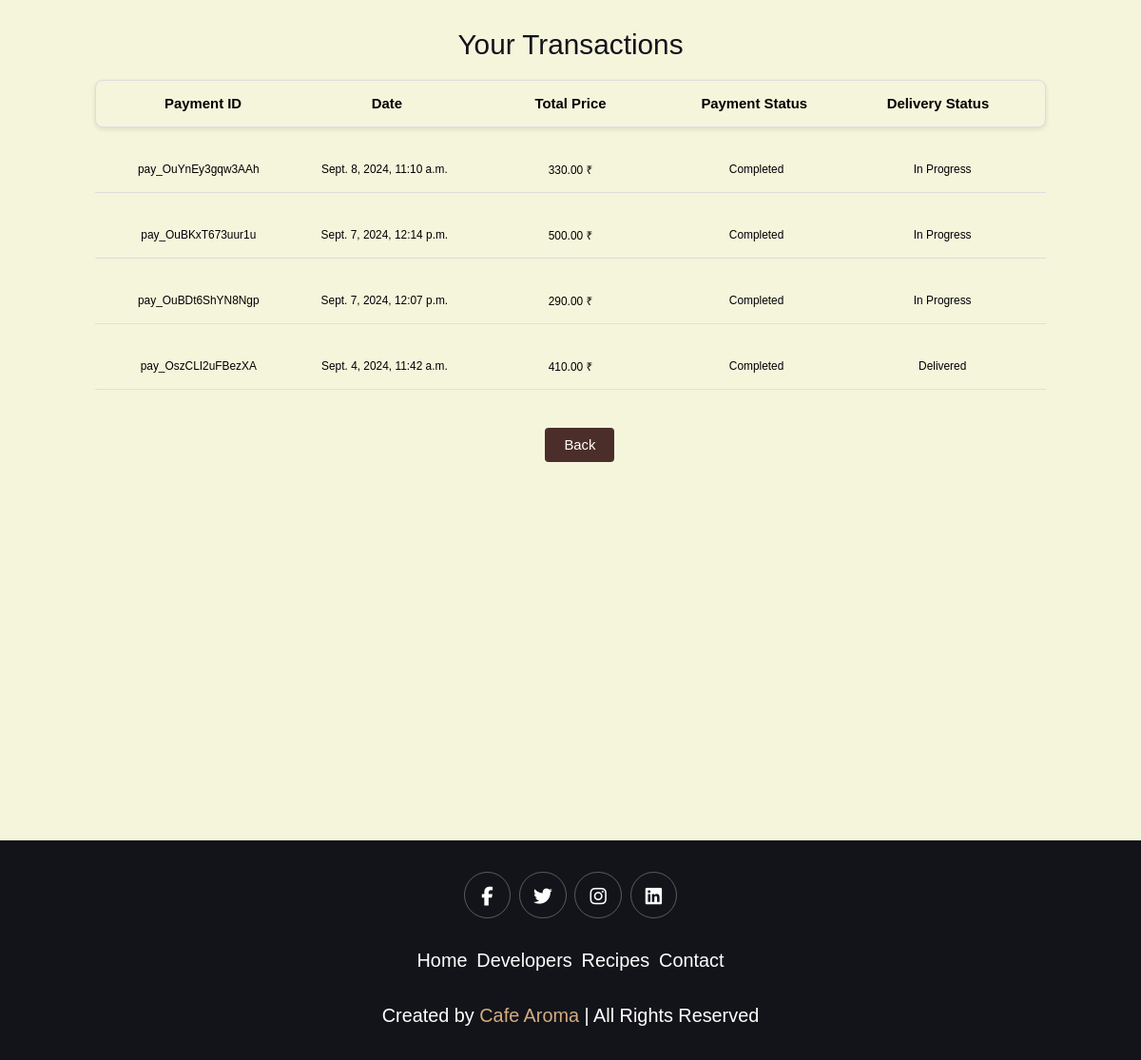
Screenshot of /cafearoma/user-transactions/ (signed in) with the database file from the repository.
### main/models.py (models this page shows, shortened)
class Order(models.Model):
    customer = models.ForeignKey(Customer, on_delete=models.CASCADE)  # Use your custom model
    order_date = models.DateTimeField(auto_now_add=True)
    total_price = models.DecimalField(max_digits=10, decimal_places=2)
    status = models.CharField(max_length=20, default='Pending')  # e.g., Pending, Completed, Failed
    razorpay_order_id = models.CharField(max_length=100, blank=True, null=True)
    razorpay_payment_id = models.CharField(max_length=100, blank=True, null=True)
    razorpay_signature = models.CharField(max_length=100, blank=True, null=True)
    delivery_status = models.CharField(max_length=20, default='In Progress')

### main/views.py (the view)
# urls.py: path('user-transactions/', views.user_transactions, name='user_transactions'),
def user_transactions(request):
    user_id = request.session.get('user_id')
    if 'user_id' not in request.session:
        return render(request, 'html/login.html', {'error': 'No User Found, Login first '})
    try:
        customer = Customer.objects.get(id=user_id)
    except Customer.DoesNotExist:
        return render(request, 'html/login.html', {'error': 'No User Found, Login first'})
    if customer:
            try:
                customer = Customer.objects.get(id=user_id)
                print(f"Debug: Customer {customer.full_name} with ID {customer.id} is logged in.")
                orders =  orders = Order.objects.filter(customer=customer, status='Completed').order_by('-order_date')
            except Customer.DoesNotExist:
                print("Debug: Customer does not exist for this user.")
                orders = []  # If the customer doesn't exist, return an empty list
            context = {
                'orders': orders
             }
            return render(request, 'html/transaction.html', context)
    else:
        return render('request', 'html/login.html')

### main/templates/html/transaction.html (shortened to what this page needs)
{% load static %}
<!DOCTYPE html>
<html lang="en">
<head>
    <link rel="stylesheet" href="https://cdnjs.cloudflare.com/ajax/libs/font-awesome/6.5.2/css/all.min.css"
 />
    <link rel="stylesheet" href="{% static 'css/transaction.css' %}">
</head>
<body>
    <div class="cart-title">Your Transactions</div>
    <div class="open-border">
        <div>
            <div class="cart-card-header">
                <div class="cart-card-content-header">
                    <h3>Payment ID</h3>
                    <h3>Date</h3>
                    <h3>Total Price</h3>
                    <h3>Payment Status</h3>
                    <h3>Delivery Status</h3>
                </div>
            </div>
        {% if orders %}
            <div class="cart-items">
            {% for order in orders %}
                <div class="cart-card">
                    <p> {{ order.razorpay_payment_id  }}</p>
                    <p> {{ order.order_date  }} </p>
                    <p> {{ order.total_price }} <span>₹</span></p>
                    <p> {{ order.status }} </p>
                    <p> {{ order.delivery_status }} </p>
            </div>
            {% endfor %}
        </div>
        {% endif %}
            <div class="back-btn_section">
                <a class="backToHome" href="{% url 'index' %}">Back</a>
            </div>
        </div>
    </div>
    <div class="footer">
        <div class="share">
            <a href="#" class="fab fa-facebook-f"></a>
            <a href="#" class="fab fa-twitter"></a>
            <a href="#" class="fab fa-instagram"></a>
            <a href="#" class="fab fa-linkedin"></a>
        </div>
        <div class="links">
            <a href="{% url 'index' %}">Home</a>
            <a href="{% url 'devpage' %}">Developers</a>
            <a href="{% url 'recipe' %}">Recipes</a>
            <a href="{% url 'contact' %}">Contact</a>
          </div>
        <div class="credit">
            Created by <span>Cafe Aroma</span> | All Rights Reserved
        </div>
    </div>
</body>
</html>

### main/static/css/transaction.css (style rules this page uses)
:root { --main-color: #d3ad7f; --black: #13131a; --bg: #F5F5DC; --navbg: #4B2E2A; --text-color: #fff; --border: .1rem solid rgba(255, 255, 255, .3); }
* { font-family: Arial, Helvetica, sans-serif; margin: 0; padding: 0; box-sizing: border-box; outline: none; border: none; text-decoration: none; transition: 0.25s linear; }
html { font-size: 62%; overflow-x: hidden; scroll-padding-top: 9rem; scroll-behavior: smooth; }
body { background: var(--bg); padding-top: 3rem; }
.back-btn_section { display: flex; justify-content: center; align-items: center; }
.backToHome { margin-left: 2rem; display: inline-block; padding: 10px 20px; background-color: #4B2E2A; color: #fff; text-decoration: none; border-radius: 4px; text-align: center; margin-top: 2rem; font-size: 1.5rem; margin-bottom: 2rem; }
.open-border { min-height: 100vh; }
.cart-title { font-size: 3rem; text-align: center; color: var(--black); }
.cart-card-header { display: flex; align-items: center; border: 1px solid #ddd; border-radius: 8px; width: 100%; max-width: 1000px; overflow: hidden; background-color: var(--bg); box-shadow: 0 2px 5px rgba(0, 0, 0, 0.1); margin: 20px auto; padding: 16px; }
.cart-card-content-header { display: flex; justify-content: space-between; width: 100%; text-align: center; }
.cart-card-content-header h3 { flex: 1; margin: 0; font-size: 1.5rem; }
.cart-card { display: flex; justify-content: space-between; align-items: flex-start; flex-wrap: wrap; gap: 10px; }
.cart-card p { flex: 1; margin: 0; font-size: 1.2rem; word-break: break-word; }
.cart-items { display: flex; flex-direction: column; gap: 20px; margin: 20px auto; max-width: 1000px; max-height: 80vh; overflow-y: auto; overflow-x: hidden; }
.cart-card { display: flex; justify-content: space-between; align-items: center; padding: 16px; border-bottom: 1px solid #ddd; font-size: 1.5rem; }
.cart-card p { flex: 1; text-align: center; margin: 0; }
.footer { background: var(--black); text-align: center; padding: 20px; }
.footer .share { padding: 1rem 0; }
.footer .share a { height: 5rem; width: 5rem; line-height: 5rem; font-size: 2rem; color: #fff; border: var(--border); margin: .3rem; border-radius: 50%; }
.footer .links { display: flex; justify-content: center; flex-wrap: wrap; padding: 2rem 0; gap: 1rem; }
.footer .links a { color: #fff; font-size: 2rem; }
.footer .credit { font-size: 2rem; color: #fff; font-weight: lighter; padding: 1.5rem; }
.footer .credit span { color: var(--main-color); }

### rows the page displays
Order: razorpay_payment_id "pay_OuYnEy3gqw3AAh", order_date "Sept. 8, 2024, 11:10 a.m.", total_price "330.00", status "Completed", delivery_status "In Progress"
Order: razorpay_payment_id "pay_OuBKxT673uur1u", order_date "Sept. 7, 2024, 12:14 p.m.", total_price "500.00", status "Completed", delivery_status "In Progress"
Order: razorpay_payment_id "pay_OuBDt6ShYN8Ngp", order_date "Sept. 7, 2024, 12:07 p.m.", total_price "290.00", status "Completed", delivery_status "In Progress"
Order: razorpay_payment_id "pay_OszCLI2uFBezXA", order_date "Sept. 4, 2024, 11:42 a.m.", total_price "410.00", status "Completed", delivery_status "Delivered"
